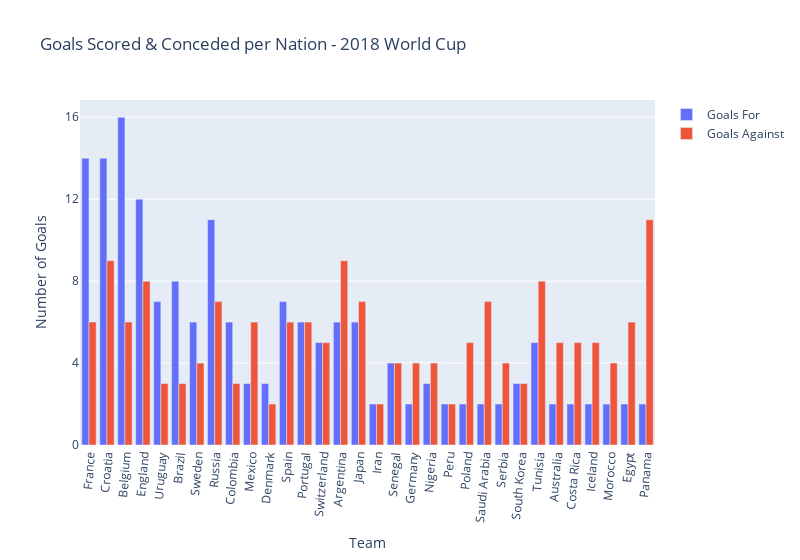

The notebook cell saved with this chart:
### Markdown cell above
On average, the higher the number of participating teams, the higher the number of goals scored in the World Cup. However **1954** and **1958** had an uncharacteristically higher number of goals scored (**140** and **126** respectively) compared to the other editions with the same number of teams (**1930** and **1954-1978**). This is also despite having 2/3 as many teams participating then (16) as in the latter editions of 1982-1994 (24) and just half as many as the editions of 1998-2018 (32).

### Code cell
config = dict({'scrollZoom': True})
fig2 = px.bar(fifa_world_cup_2018_data, x="Team", y=["Goals For", "Goals Against"], title="Goals Scored & Conceded per Nation - 2018 World Cup", barmode="group", labels={"Team":"Team", "value":"Number of Goals", "variable":""}, width=800)
fig2.update_xaxes(tickangle=-85)
fig2.update_yaxes(dtick=4)
fig2

### Figure 1 — Plotly figure (JSON) as saved in the notebook; plotly's stock layout.template omitted (floating-point values rounded to 4 significant figures)
{"data": [{"alignmentgroup": "True", "hovertemplate": "=Goals For<br>Team=%{x}<br>Number of Goals=%{y}<extra></extra>", "legendgroup": "Goals For", "marker": {"color": "#636efa", "pattern": {"shape": ""}}, "name": "Goals For", "offsetgroup": "Goals For", "orientation": "v", "showlegend": true, "textposition": "auto", "type": "bar", "x": ["France", "Croatia", "Belgium", "England", "Uruguay", "Brazil", "Sweden", "Russia", "Colombia", "Mexico", "Denmark", "Spain", "Portugal", "Switzerland", "Argentina", "Japan", "Iran", "Senegal", "Germany", "Nigeria", "Peru", "Poland", "Saudi Arabia", "Serbia", "South Korea", "Tunisia", "Australia", "Costa Rica", "Iceland", "Morocco", "Egypt", "Panama"], "xaxis": "x", "y": [14, 14, 16, 12, 7, 8, 6, 11, 6, 3, 3, 7, 6, 5, 6, 6, 2, 4, 2, 3, 2, 2, 2, 2, 3, 5, 2, 2, 2, 2, 2, 2], "yaxis": "y"}, {"alignmentgroup": "True", "hovertemplate": "=Goals Against<br>Team=%{x}<br>Number of Goals=%{y}<extra></extra>", "legendgroup": "Goals Against", "marker": {"color": "#EF553B", "pattern": {"shape": ""}}, "name": "Goals Against", "offsetgroup": "Goals Against", "orientation": "v", "showlegend": true, "textposition": "auto", "type": "bar", "x": ["France", "Croatia", "Belgium", "England", "Uruguay", "Brazil", "Sweden", "Russia", "Colombia", "Mexico", "Denmark", "Spain", "Portugal", "Switzerland", "Argentina", "Japan", "Iran", "Senegal", "Germany", "Nigeria", "Peru", "Poland", "Saudi Arabia", "Serbia", "South Korea", "Tunisia", "Australia", "Costa Rica", "Iceland", "Morocco", "Egypt", "Panama"], "xaxis": "x", "y": [6, 9, 6, 8, 3, 3, 4, 7, 3, 6, 2, 6, 6, 5, 9, 7, 2, 4, 4, 4, 2, 5, 7, 4, 3, 8, 5, 5, 5, 4, 6, 11], "yaxis": "y"}], "layout": {"barmode": "group", "legend": {"title": {"text": ""}, "tracegroupgap": 0}, "title": {"text": "Goals Scored & Conceded per Nation - 2018 World Cup"}, "width": 800, "xaxis": {"anchor": "y", "domain": [0, 1], "tickangle": -85, "title": {"text": "Team"}}, "yaxis": {"anchor": "x", "domain": [0, 1], "dtick": 4, "title": {"text": "Number of Goals"}}}}
